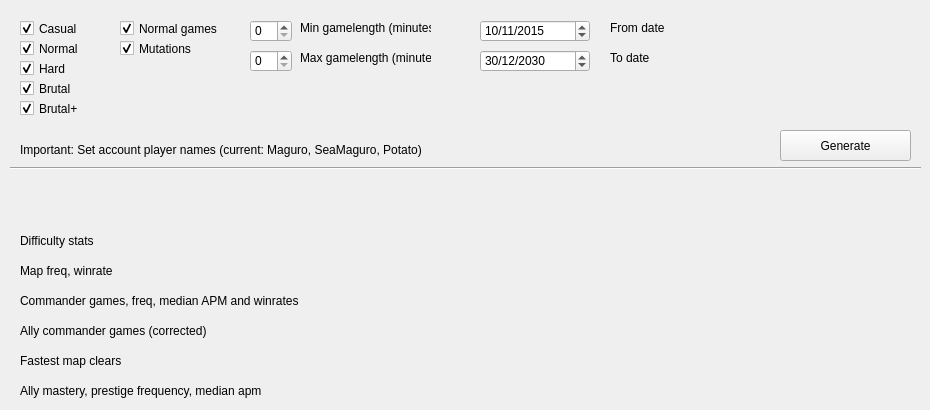
  <widget class="QWidget" name="TAB_Stats">
   <attribute name="title">
    <string>Stats</string>
   </attribute>
   <widget class="QFrame" name="FR_Stats">
    <property name="geometry">
     <rect>
      <x>10</x>
      <y>10</y>
      <width>911</width>
      <height>151</height>
     </rect>
    </property>
    <property name="autoFillBackground">
     <bool>false</bool>
    </property>
    <property name="styleSheet">
     <string notr="true"/>
    </property>
    <property name="frameShape">
     <enum>QFrame::NoFrame</enum>
    </property>
    <property name="frameShadow">
     <enum>QFrame::Plain</enum>
    </property>
    <property name="lineWidth">
     <number>1</number>
    </property>
    <property name="midLineWidth">
     <number>0</number>
    </property>
    <widget class="QLabel" name="LA_MaxGamelength">
     <property name="geometry">
      <rect>
       <x>290</x>
       <y>40</y>
       <width>131</width>
       <height>16</height>
      </rect>
     </property>
     <property name="text">
      <string>Max gamelength (minutes)</string>
     </property>
    </widget>
    <widget class="QSpinBox" name="SP_MinGamelength">
     <property name="geometry">
      <rect>
       <x>240</x>
       <y>10</y>
       <width>42</width>
       <height>22</height>
      </rect>
     </property>
     <property name="maximum">
      <number>1000</number>
     </property>
     <property name="value">
      <number>0</number>
     </property>
    </widget>
    <widget class="QSpinBox" name="SP_MaxGamelength">
     <property name="geometry">
      <rect>
       <x>240</x>
       <y>40</y>
       <width>42</width>
       <height>22</height>
      </rect>
     </property>
     <property name="minimum">
      <number>0</number>
     </property>
     <property name="maximum">
      <number>1000</number>
     </property>
     <property name="value">
      <number>0</number>
     </property>
    </widget>
    <widget class="QCheckBox" name="CH_DiffHard">
     <property name="geometry">
      <rect>
       <x>10</x>
       <y>50</y>
       <width>101</width>
       <height>17</height>
      </rect>
     </property>
     <property name="text">
      <string>Hard</string>
     </property>
     <property name="checked">
      <bool>true</bool>
     </property>
    </widget>
    <widget class="QCheckBox" name="CH_TypeNormal">
     <property name="geometry">
      <rect>
       <x>110</x>
       <y>10</y>
       <width>101</width>
       <height>17</height>
      </rect>
     </property>
     <property name="text">
      <string>Normal games</string>
     </property>
     <property name="checked">
      <bool>true</bool>
     </property>
    </widget>
    <widget class="QCheckBox" name="CH_TypeMutation">
     <property name="geometry">
      <rect>
       <x>110</x>
       <y>30</y>
       <width>111</width>
       <height>17</height>
      </rect>
     </property>
     <property name="text">
      <string>Mutations</string>
     </property>
     <property name="checked">
      <bool>true</bool>
     </property>
    </widget>
    <widget class="QCheckBox" name="CH_DiffNormal">
     <property name="geometry">
      <rect>
       <x>10</x>
       <y>30</y>
       <width>71</width>
       <height>17</height>
      </rect>
     </property>
     <property name="text">
      <string>Normal</string>
     </property>
     <property name="checked">
      <bool>true</bool>
     </property>
    </widget>
    <widget class="QDateEdit" name="TM_FromDate">
     <property name="geometry">
      <rect>
       <x>470</x>
       <y>10</y>
       <width>110</width>
       <height>22</height>
      </rect>
     </property>
     <property name="dateTime">
      <datetime>
       <hour>0</hour>
       <minute>0</minute>
       <second>0</second>
       <year>2015</year>
       <month>11</month>
       <day>10</day>
      </datetime>
     </property>
     <property name="displayFormat">
      <string>d/M/yyyy</string>
     </property>
    </widget>
    <widget class="QDateEdit" name="TM_ToDate">
     <property name="geometry">
      <rect>
       <x>470</x>
       <y>40</y>
       <width>110</width>
       <height>22</height>
      </rect>
     </property>
     <property name="dateTime">
      <datetime>
       <hour>0</hour>
       <minute>0</minute>
       <second>0</second>
       <year>2030</year>
       <month>12</month>
       <day>30</day>
      </datetime>
     </property>
     <property name="displayFormat">
      <string>d/M/yyyy</string>
     </property>
    </widget>
    <widget class="QCheckBox" name="CH_DiffCasual">
     <property name="geometry">
      <rect>
       <x>10</x>
       <y>10</y>
       <width>71</width>
       <height>17</height>
      </rect>
     </property>
     <property name="text">
      <string>Casual</string>
     </property>
     <property name="checked">
      <bool>true</bool>
     </property>
    </widget>
    <widget class="QLabel" name="LA_MinGamelength">
     <property name="geometry">
      <rect>
       <x>290</x>
       <y>10</y>
       <width>131</width>
       <height>16</height>
      </rect>
     </property>
     <property name="text">
      <string>Min gamelength (minutes)</string>
     </property>
    </widget>
    <widget class="QPushButton" name="BT_Generate">
     <property name="geometry">
      <rect>
       <x>770</x>
       <y>120</y>
       <width>131</width>
       <height>31</height>
      </rect>
     </property>
     <property name="text">
      <string>Generate</string>
     </property>
    </widget>
    <widget class="QCheckBox" name="CH_DiffBrutal">
     <property name="geometry">
      <rect>
       <x>10</x>
       <y>70</y>
       <width>101</width>
       <height>17</height>
      </rect>
     </property>
     <property name="text">
      <string>Brutal</string>
     </property>
     <property name="checked">
      <bool>true</bool>
     </property>
    </widget>
    <widget class="QLabel" name="LA_FromDate">
     <property name="geometry">
      <rect>
       <x>600</x>
       <y>10</y>
       <width>61</width>
       <height>16</height>
      </rect>
     </property>
     <property name="text">
      <string>From date</string>
     </property>
    </widget>
    <widget class="QLabel" name="LA_ToDate">
     <property name="geometry">
      <rect>
       <x>600</x>
       <y>40</y>
       <width>61</width>
       <height>16</height>
      </rect>
     </property>
     <property name="text">
      <string>To date</string>
     </property>
    </widget>
    <widget class="QLabel" name="LA_CurrentAccountNames">
     <property name="geometry">
      <rect>
       <x>10</x>
       <y>130</y>
       <width>421</width>
       <height>20</height>
      </rect>
     </property>
     <property name="text">
      <string>Important: Set account player names (current: Maguro, SeaMaguro, Potato)</string>
     </property>
    </widget>
    <widget class="QCheckBox" name="CH_DiffBrutalPlus">
     <property name="geometry">
      <rect>
       <x>10</x>
       <y>90</y>
       <width>101</width>
       <height>17</height>
      </rect>
     </property>
     <property name="text">
      <string>Brutal+</string>
     </property>
     <property name="checked">
      <bool>true</bool>
     </property>
    </widget>
   </widget>
   <widget class="QLabel" name="TBD1">
    <property name="geometry">
     <rect>
      <x>20</x>
      <y>230</y>
      <width>111</width>
      <height>21</height>
     </rect>
    </property>
    <property name="text">
     <string>Difficulty stats</string>
    </property>
   </widget>
   <widget class="QLabel" name="TBD2">
    <property name="geometry">
     <rect>
      <x>20</x>
      <y>260</y>
      <width>111</width>
      <height>21</height>
     </rect>
    </property>
    <property name="text">
     <string>Map freq, winrate</string>
    </property>
   </widget>
   <widget class="QLabel" name="TBD4">
    <property name="geometry">
     <rect>
      <x>20</x>
      <y>290</y>
      <width>311</width>
      <height>21</height>
     </rect>
    </property>
    <property name="text">
     <string>Commander games, freq, median APM and winrates</string>
    </property>
   </widget>
   <widget class="QLabel" name="TBD3">
    <property name="geometry">
     <rect>
      <x>20</x>
      <y>320</y>
      <width>271</width>
      <height>21</height>
     </rect>
    </property>
    <property name="text">
     <string>Ally commander games (corrected)</string>
    </property>
   </widget>
   <widget class="QLabel" name="TBD5">
    <property name="geometry">
     <rect>
      <x>20</x>
      <y>350</y>
      <width>191</width>
      <height>21</height>
     </rect>
    </property>
    <property name="text">
     <string>Fastest map clears</string>
    </property>
   </widget>
   <widget class="QLabel" name="TBD6">
    <property name="geometry">
     <rect>
      <x>20</x>
      <y>380</y>
      <width>271</width>
      <height>21</height>
     </rect>
    </property>
    <property name="text">
     <string>Ally mastery, prestige frequency, median apm</string>
    </property>
   </widget>
   <widget class="Line" name="line">
    <property name="geometry">
     <rect>
      <x>10</x>
      <y>160</y>
      <width>911</width>
      <height>16</height>
     </rect>
    </property>
    <property name="orientation">
     <enum>Qt::Horizontal</enum>
    </property>
   </widget>
  </widget>
